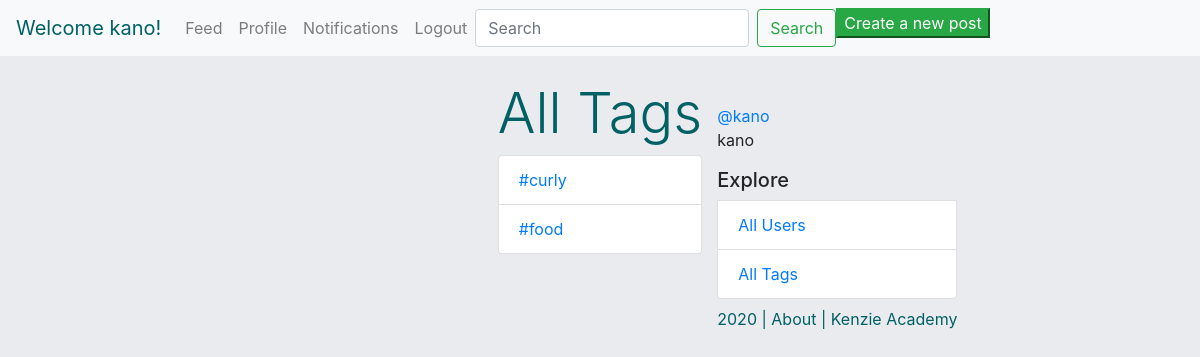
The page /tags (signed in) on the database its author committed.
### authentication/models.py (models this page shows, shortened)
class Author(AbstractBaseUser):
    name = models.CharField(max_length=50)
    username = models.CharField(max_length=50, unique=True)
    slug = models.SlugField(null=False, unique=True)
    email = models.EmailField(max_length=100, unique=True)
    active = models.BooleanField(default=True)
    staff = models.BooleanField(default=False)
    admin = models.BooleanField(default=False)
    following = models.ManyToManyField(
        'self',
        related_name="following"
    )
    USERNAME_FIELD = 'username'
    REQUIRED_FIELDS = ['email', 'name']
    @property
    def is_active(self):
        return self.active
    objects = AuthorManager()

### tags/models.py (models this page shows, shortened)
class Tag(models.Model):
    text = models.TextField(max_length=500)
    post = models.ManyToManyField(
        'insta_backend.Post',
        blank=True,
        related_name="tagged_posts")
    slug = models.SlugField(null=True, unique=True)
    def __str__(self):
        return f"{self.text}"

### tags/views.py (the view)
# urls.py: path("tags", all_tags_view, name="all_tags")
def all_tags_view(request):
    template = 'all_tags.html'
    tags = Tag.objects.all().order_by('text')
    print(tags)
    context = {
        'tags': tags,
    }
    return render(request, template, context)

### authentication/templates/all_tags.html (shortened to what this page needs)
{% extends 'base.html' %}
{% block content %}
    <div class="col d-flex mt-5 align-left" >
    </div>
    <div class="feed" style="margin-bottom: 10rem;">
        <h1 class='display-4 mt-4 text-center' style="color: #016064;">
            All Tags
        </h1>
         <ul class="list-group">
        {% for tag in tags %}
           <li class="list-group-item list-group-item-action">
                <a href="{% url 'tag_list' slug=tag.slug %}">#{{tag.text}}</a>
            </li>
        {% endfor %}
        </ul>
    </div>
{% endblock%}

### authentication/templates/base.html (shortened to what this page needs)
{% load static %}
<html>
    <head>
        <link rel="stylesheet" href="https://maxcdn.bootstrapcdn.com/bootstrap/4.0.0/css/bootstrap.min.css">
    </head>
    <body style='background-color: #e9ebee'>
    <nav class="navbar navbar-expand-lg navbar-light bg-light">
    {% if request.user.is_authenticated %}
        <a class="navbar-brand" style='color: #016064;' href="{% url 'home' %}">Welcome {{request.user.username}}!</a>
    {% else %}
        <a class="navbar-brand" style='color: #016064;' href="/">Welcome to Fakestagram!</a>
    {% endif %}
        <div class="collapse navbar-collapse" id="navbarNavAltMarkup">
            <div class="navbar-nav ">
                <a class="nav-item nav-link" href="{% url 'home' %}">Feed</a>
                {% if request.user.is_authenticated %}
                <a class="nav-item nav-link" href="{% url 'profile' slug=request.user.slug%}">Profile</a>
                <a class="nav-item nav-link" href="/notifications/">Notifications</a>
                <a class="nav-item nav-link" href="/logout/">Logout</a>
                {% else %}
                <a class="nav-item nav-link" href="{% url 'login' %}">Login</a>
                {% endif %}
                <form class="form-inline my-2 my-lg-0" action='/search/' method='get'>
                    <input class="form-control mr-sm-2" type="text" placeholder="Search" aria-label="Search" name="q">
                    <button class="btn btn-outline-success my-2 my-sm-0" type="submit">Search</button>
                </form>
                <a href="/post/add/"><button class="btn-success">Create a new post</button></a>
            </div>
        </div>
    </nav>
        <div class="container">
            <div class="row">
                    {% block content %}
                    {% endblock %}
                <div class="col d-flex mt-5 align-left">
                    <div>
                    {% if request.user.is_authenticated %}
                        <div>
                            <a href="{% url 'profile' slug=request.user.slug%}">@{{request.user.slug}}</a>
                            <p>{{request.user.name}}</p>
                        </div>
                    {% endif %}
                    <ul class="list-group">
                        <h5>
                        Explore
                        </h5>
                        <li class="list-group-item list-group-item-action">
                            <a href="{% url 'all_users'%}">All Users</a>
                        </li>
                        <li class="list-group-item list-group-item-action">
                            <a href="{% url 'all_tags'%}">All Tags</a>
                        </li>
                    </ul>
                    <p class='mt-2' style='color: #016064;'>2020 | <a style="text-decoration: none; color: inherit;" href="https://github.com/darveloper/insta-clone-backend">About</a> | <a style="text-decoration: none; color: inherit;" href="https://kenzie.academy">Kenzie Academy</a></p>
                    </div>
                </div>
            </div>
        </div>
    </body>
</html>

### rows shown on the page
Author: user.username "kano", user.slug "kano", user.name "kano"
Tag: text "curly"
Tag: text "food"
